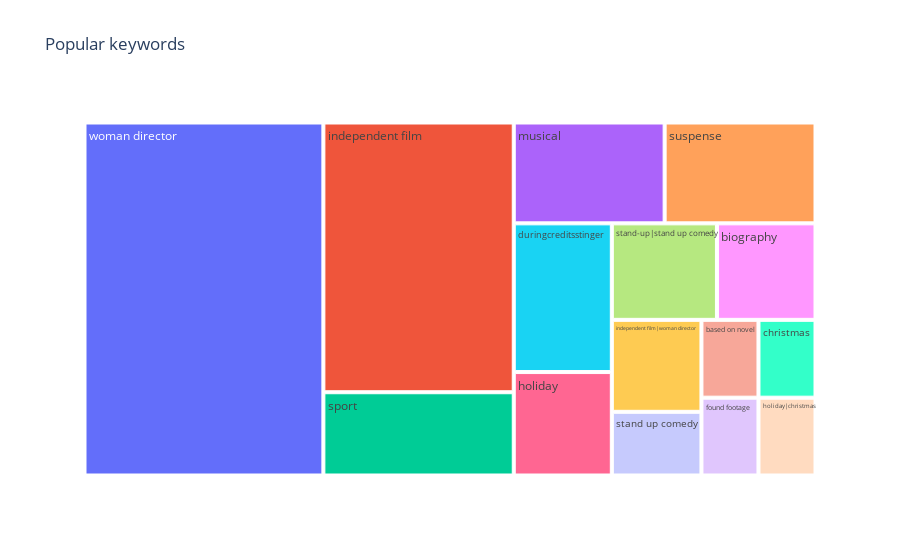

The code cell stored with this chart in its notebook:
### Code cell
px.treemap(df_121,path=["keywords"],values="count",title="Popular keywords")

### Figure 1 — Plotly figure (JSON) as saved in the notebook; plotly's stock layout.template omitted (floating-point values rounded to 4 significant figures)
{"data": [{"branchvalues": "total", "domain": {"x": [0, 1], "y": [0, 1]}, "hovertemplate": "labels=%{label}<br>count=%{value}<br>parent=%{parent}<br>id=%{id}<extra></extra>", "ids": ["based on novel", "biography", "christmas", "duringcreditsstinger", "found footage", "holiday", "holiday|christmas", "independent film", "independent film|woman director", "musical", "sport", "stand up comedy", "stand-up|stand up comedy", "suspense", "woman director"], "labels": ["based on novel", "biography", "christmas", "duringcreditsstinger", "found footage", "holiday", "holiday|christmas", "independent film", "independent film|woman director", "musical", "sport", "stand up comedy", "stand-up|stand up comedy", "suspense", "woman director"], "name": "", "parents": ["", "", "", "", "", "", "", "", "", "", "", "", "", "", ""], "type": "treemap", "values": [7, 15, 7, 23, 7, 16, 7, 81, 13, 24, 25, 9, 16, 24, 133]}], "layout": {"legend": {"tracegroupgap": 0}, "title": {"text": "Popular keywords"}}}
